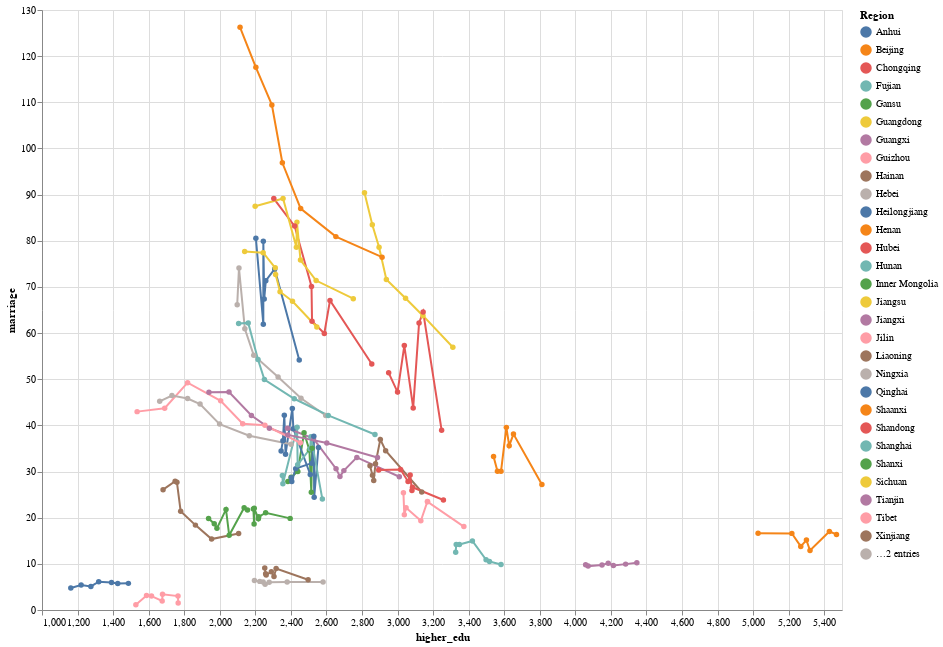

The cell this chart's notebook holds for it:
### Code cell
alt.Chart(merged_df).mark_line(point=True).encode(
    x=alt.X('higher_edu'),
    y='marriage',
    color='Region',
    tooltip=['Region', 'higher_edu', 'marriage', 'year']
).properties(
    width=800,
    height=600
)

### Figure 1 — Vega-Lite specification as saved in the notebook (floating-point values rounded to 4 significant figures; data arrays with more than 128 entries replaced by an {"elided": "..."} marker saying what was removed)
{"config": {"view": {"continuousWidth": 400, "continuousHeight": 300}}, "data": {"name": "data-c6f25b12cd0658317ec67b938588121b"}, "mark": {"type": "line", "point": true}, "encoding": {"color": {"type": "nominal", "field": "Region"}, "tooltip": [{"type": "nominal", "field": "Region"}, {"type": "quantitative", "field": "higher_edu"}, {"type": "quantitative", "field": "marriage"}, {"type": "nominal", "field": "year"}], "x": {"type": "quantitative", "field": "higher_edu"}, "y": {"type": "quantitative", "field": "marriage"}}, "height": 600, "width": 800, "$schema": "https://vega.github.io/schema/vega-lite/v4.8.1.json", "datasets": {"data-c6f25b12cd0658317ec67b938588121b": {"elided": "217 records"}}}
